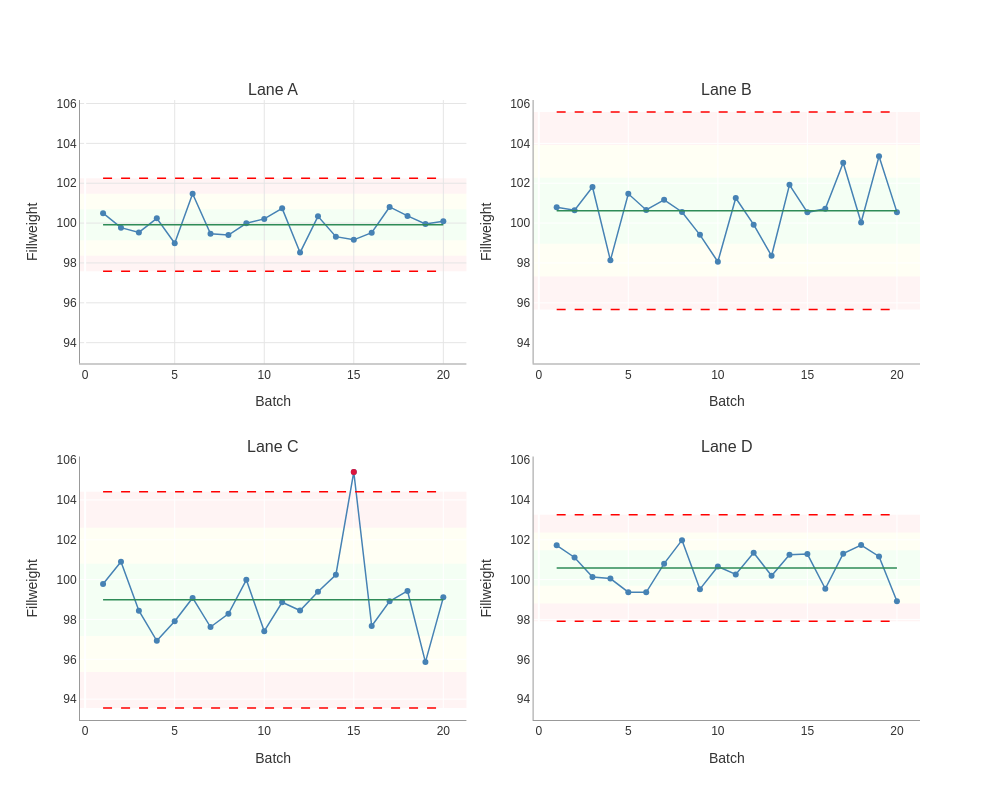

Here is the notebook cell this chart was saved with:
### Markdown cell above
## Visualize All Lanes Together

Use faceting to see all lanes in one view:

### Code cell
fig = result.plot(
    facet=True,
    ncols=2,
    show_zones=True,
    highlight_signals=True
)
fig.show()

### Figure 1 — Plotly figure (JSON) as saved in the notebook; plotly's stock layout.template omitted (floating-point values rounded to 4 significant figures)
{"data": [{"hovertemplate": "%{x}<br>%{y:.3f}<extra></extra>", "line": {"color": "steelblue", "width": 1.5}, "marker": {"color": "steelblue", "size": 6}, "mode": "lines+markers", "name": "Lane_A", "showlegend": false, "type": "scatter", "x": [1, 2, 3, 4, 5, 6, 7, 8, 9, 10, 11, 12, 13, 14, 15, 16, 17, 18, 19, 20], "xaxis": "x", "y": [100.5, 99.77, 99.53, 100.2, 98.99, 101.5, 99.46, 99.4, 99.99, 100.2, 100.7, 98.52, 100.3, 99.32, 99.16, 99.52, 100.8, 100.4, 99.96, 100.1], "yaxis": "y"}, {"hovertemplate": "%{x}<br>%{y:.3f}<extra></extra>", "line": {"color": "steelblue", "width": 1.5}, "marker": {"color": "steelblue", "size": 6}, "mode": "lines+markers", "name": "Lane_B", "showlegend": false, "type": "scatter", "x": [1, 2, 3, 4, 5, 6, 7, 8, 9, 10, 11, 12, 13, 14, 15, 16, 17, 18, 19, 20], "xaxis": "x2", "y": [100.8, 100.7, 101.8, 98.13, 101.5, 100.7, 101.2, 100.6, 99.41, 98.06, 101.3, 99.92, 98.36, 101.9, 100.5, 100.7, 103.0, 100.0, 103.3, 100.5], "yaxis": "y2"}, {"hovertemplate": "%{x}<br>%{y:.3f}<extra></extra>", "line": {"color": "steelblue", "width": 1.5}, "marker": {"color": "steelblue", "size": 6}, "mode": "lines+markers", "name": "Lane_C", "showlegend": false, "type": "scatter", "x": [1, 2, 3, 4, 5, 6, 7, 8, 9, 10, 11, 12, 13, 14, 15, 16, 17, 18, 19, 20], "xaxis": "x3", "y": [99.78, 100.9, 98.44, 96.93, 97.91, 99.08, 97.62, 98.28, 99.99, 97.41, 98.86, 98.45, 99.39, 100.2, 105.4, 97.67, 98.91, 99.43, 95.86, 99.11], "yaxis": "y3"}, {"hovertemplate": "Signal<br>%{x}<br>%{y:.3f}<extra></extra>", "marker": {"color": "#DC143C", "size": 6, "symbol": "circle"}, "mode": "markers", "showlegend": false, "type": "scatter", "x": [15], "xaxis": "x3", "y": [105.4], "yaxis": "y3"}, {"hovertemplate": "%{x}<br>%{y:.3f}<extra></extra>", "line": {"color": "steelblue", "width": 1.5}, "marker": {"color": "steelblue", "size": 6}, "mode": "lines+markers", "name": "Lane_D", "showlegend": false, "type": "scatter", "x": [1, 2, 3, 4, 5, 6, 7, 8, 9, 10, 11, 12, 13, 14, 15, 16, 17, 18, 19, 20], "xaxis": "x4", "y": [101.7, 101.1, 100.1, 100.0, 99.37, 99.36, 100.8, 102.0, 99.52, 100.7, 100.3, 101.3, 100.2, 101.2, 101.3, 99.54, 101.3, 101.7, 101.2, 98.91], "yaxis": "y4"}], "layout": {"annotations": [{"font": {"size": 16}, "showarrow": false, "text": "Lane A", "x": 0.23, "xanchor": "center", "xref": "paper", "y": 1.0, "yanchor": "bottom", "yref": "paper"}, {"font": {"size": 16}, "showarrow": false, "text": "Lane B", "x": 0.77, "xanchor": "center", "xref": "paper", "y": 1.0, "yanchor": "bottom", "yref": "paper"}, {"font": {"size": 16}, "showarrow": false, "text": "Lane C", "x": 0.23, "xanchor": "center", "xref": "paper", "y": 0.425, "yanchor": "bottom", "yref": "paper"}, {"font": {"size": 16}, "showarrow": false, "text": "Lane D", "x": 0.77, "xanchor": "center", "xref": "paper", "y": 0.425, "yanchor": "bottom", "yref": "paper"}], "font": {"color": "#333333", "family": "Arial, sans-serif", "size": 12}, "height": 800, "hovermode": "closest", "paper_bgcolor": "white", "plot_bgcolor": "white", "shapes": [{"fillcolor": "#B3FFB3", "layer": "below", "line": {"width": 0}, "opacity": 0.15, "type": "rect", "x0": 0, "x1": 1, "xref": "x domain", "y0": 99.14, "y1": 100.7, "yref": "y"}, {"fillcolor": "#FFFFB3", "layer": "below", "line": {"width": 0}, "opacity": 0.15, "type": "rect", "x0": 0, "x1": 1, "xref": "x domain", "y0": 100.7, "y1": 101.5, "yref": "y"}, {"fillcolor": "#FFFFB3", "layer": "below", "line": {"width": 0}, "opacity": 0.15, "type": "rect", "x0": 0, "x1": 1, "xref": "x domain", "y0": 98.36, "y1": 99.14, "yref": "y"}, {"fillcolor": "#FFB3B3", "layer": "below", "line": {"width": 0}, "opacity": 0.15, "type": "rect", "x0": 0, "x1": 1, "xref": "x domain", "y0": 101.5, "y1": 102.3, "yref": "y"}, {"fillcolor": "#FFB3B3", "layer": "below", "line": {"width": 0}, "opacity": 0.15, "type": "rect", "x0": 0, "x1": 1, "xref": "x domain", "y0": 97.58, "y1": 98.36, "yref": "y"}, {"line": {"color": "red", "dash": "dash", "width": 1.5}, "type": "line", "x0": 1, "x1": 20, "xref": "x", "y0": 102.3, "y1": 102.3, "yref": "y"}, {"line": {"color": "red", "dash": "dash", "width": 1.5}, "type": "line", "x0": 1, "x1": 20, "xref": "x", "y0": 97.58, "y1": 97.58, "yref": "y"}, {"line": {"color": "#2E8B57", "width": 1.5}, "type": "line", "x0": 1, "x1": 20, "xref": "x", "y0": 99.92, "y1": 99.92, "yref": "y"}, {"fillcolor": "#B3FFB3", "layer": "below", "line": {"width": 0}, "opacity": 0.15, "type": "rect", "x0": 0, "x1": 1, "xref": "x2 domain", "y0": 98.97, "y1": 102.3, "yref": "y2"}, {"fillcolor": "#FFFFB3", "layer": "below", "line": {"width": 0}, "opacity": 0.15, "type": "rect", "x0": 0, "x1": 1, "xref": "x2 domain", "y0": 102.3, "y1": 103.9, "yref": "y2"}, {"fillcolor": "#FFFFB3", "layer": "below", "line": {"width": 0}, "opacity": 0.15, "type": "rect", "x0": 0, "x1": 1, "xref": "x2 domain", "y0": 97.32, "y1": 98.97, "yref": "y2"}, {"fillcolor": "#FFB3B3", "layer": "below", "line": {"width": 0}, "opacity": 0.15, "type": "rect", "x0": 0, "x1": 1, "xref": "x2 domain", "y0": 103.9, "y1": 105.6, "yref": "y2"}, {"fillcolor": "#FFB3B3", "layer": "below", "line": {"width": 0}, "opacity": 0.15, "type": "rect", "x0": 0, "x1": 1, "xref": "x2 domain", "y0": 95.66, "y1": 97.32, "yref": "y2"}, {"line": {"color": "red", "dash": "dash", "width": 1.5}, "type": "line", "x0": 1, "x1": 20, "xref": "x2", "y0": 105.6, "y1": 105.6, "yref": "y2"}, {"line": {"color": "red", "dash": "dash", "width": 1.5}, "type": "line", "x0": 1, "x1": 20, "xref": "x2", "y0": 95.66, "y1": 95.66, "yref": "y2"}, {"line": {"color": "#2E8B57", "width": 1.5}, "type": "line", "x0": 1, "x1": 20, "xref": "x2", "y0": 100.6, "y1": 100.6, "yref": "y2"}, {"fillcolor": "#B3FFB3", "layer": "below", "line": {"width": 0}, "opacity": 0.15, "type": "rect", "x0": 0, "x1": 1, "xref": "x3 domain", "y0": 97.17, "y1": 100.8, "yref": "y3"}, {"fillcolor": "#FFFFB3", "layer": "below", "line": {"width": 0}, "opacity": 0.15, "type": "rect", "x0": 0, "x1": 1, "xref": "x3 domain", "y0": 100.8, "y1": 102.6, "yref": "y3"}, {"fillcolor": "#FFFFB3", "layer": "below", "line": {"width": 0}, "opacity": 0.15, "type": "rect", "x0": 0, "x1": 1, "xref": "x3 domain", "y0": 95.36, "y1": 97.17, "yref": "y3"}, {"fillcolor": "#FFB3B3", "layer": "below", "line": {"width": 0}, "opacity": 0.15, "type": "rect", "x0": 0, "x1": 1, "xref": "x3 domain", "y0": 102.6, "y1": 104.4, "yref": "y3"}, {"fillcolor": "#FFB3B3", "layer": "below", "line": {"width": 0}, "opacity": 0.15, "type": "rect", "x0": 0, "x1": 1, "xref": "x3 domain", "y0": 93.56, "y1": 95.36, "yref": "y3"}, {"line": {"color": "red", "dash": "dash", "width": 1.5}, "type": "line", "x0": 1, "x1": 20, "xref": "x3", "y0": 104.4, "y1": 104.4, "yref": "y3"}, {"line": {"color": "red", "dash": "dash", "width": 1.5}, "type": "line", "x0": 1, "x1": 20, "xref": "x3", "y0": 93.56, "y1": 93.56, "yref": "y3"}, {"line": {"color": "#2E8B57", "width": 1.5}, "type": "line", "x0": 1, "x1": 20, "xref": "x3", "y0": 98.98, "y1": 98.98, "yref": "y3"}, {"fillcolor": "#B3FFB3", "layer": "below", "line": {"width": 0}, "opacity": 0.15, "type": "rect", "x0": 0, "x1": 1, "xref": "x4 domain", "y0": 99.69, "y1": 101.5, "yref": "y4"}, {"fillcolor": "#FFFFB3", "layer": "below", "line": {"width": 0}, "opacity": 0.15, "type": "rect", "x0": 0, "x1": 1, "xref": "x4 domain", "y0": 101.5, "y1": 102.4, "yref": "y4"}, {"fillcolor": "#FFFFB3", "layer": "below", "line": {"width": 0}, "opacity": 0.15, "type": "rect", "x0": 0, "x1": 1, "xref": "x4 domain", "y0": 98.8, "y1": 99.69, "yref": "y4"}, {"fillcolor": "#FFB3B3", "layer": "below", "line": {"width": 0}, "opacity": 0.15, "type": "rect", "x0": 0, "x1": 1, "xref": "x4 domain", "y0": 102.4, "y1": 103.3, "yref": "y4"}, {"fillcolor": "#FFB3B3", "layer": "below", "line": {"width": 0}, "opacity": 0.15, "type": "rect", "x0": 0, "x1": 1, "xref": "x4 domain", "y0": 97.91, "y1": 98.8, "yref": "y4"}, {"line": {"color": "red", "dash": "dash", "width": 1.5}, "type": "line", "x0": 1, "x1": 20, "xref": "x4", "y0": 103.3, "y1": 103.3, "yref": "y4"}, {"line": {"color": "red", "dash": "dash", "width": 1.5}, "type": "line", "x0": 1, "x1": 20, "xref": "x4", "y0": 97.91, "y1": 97.91, "yref": "y4"}, {"line": {"color": "#2E8B57", "width": 1.5}, "type": "line", "x0": 1, "x1": 20, "xref": "x4", "y0": 100.6, "y1": 100.6, "yref": "y4"}], "title": {"font": {"color": "#222222", "size": 16}, "x": 0.5, "xanchor": "center"}, "width": 1000, "xaxis": {"anchor": "y", "domain": [0.0, 0.46], "gridcolor": "#E5E5E5", "gridwidth": 1.0, "linecolor": "#999999", "linewidth": 1.0, "showgrid": true, "showline": true, "title": {"text": "Batch"}}, "xaxis2": {"anchor": "y2", "domain": [0.54, 1.0], "linecolor": "#999999", "linewidth": 1.0, "showline": true, "title": {"text": "Batch"}}, "xaxis3": {"anchor": "y3", "domain": [0.0, 0.46], "linecolor": "#999999", "linewidth": 1.0, "showline": true, "title": {"text": "Batch"}}, "xaxis4": {"anchor": "y4", "domain": [0.54, 1.0], "linecolor": "#999999", "linewidth": 1.0, "showline": true, "title": {"text": "Batch"}}, "yaxis": {"anchor": "x", "domain": [0.575, 1.0], "gridcolor": "#E5E5E5", "gridwidth": 1.0, "linecolor": "#999999", "linewidth": 1.0, "range": [92.95, 106.2], "showgrid": true, "showline": true, "title": {"text": "Fillweight"}}, "yaxis2": {"anchor": "x2", "domain": [0.575, 1.0], "linecolor": "#999999", "linewidth": 1.0, "range": [92.95, 106.2], "showline": true, "title": {"text": "Fillweight"}}, "yaxis3": {"anchor": "x3", "domain": [0.0, 0.425], "linecolor": "#999999", "linewidth": 1.0, "range": [92.95, 106.2], "showline": true, "title": {"text": "Fillweight"}}, "yaxis4": {"anchor": "x4", "domain": [0.0, 0.425], "linecolor": "#999999", "linewidth": 1.0, "range": [92.95, 106.2], "showline": true, "title": {"text": "Fillweight"}}}}
